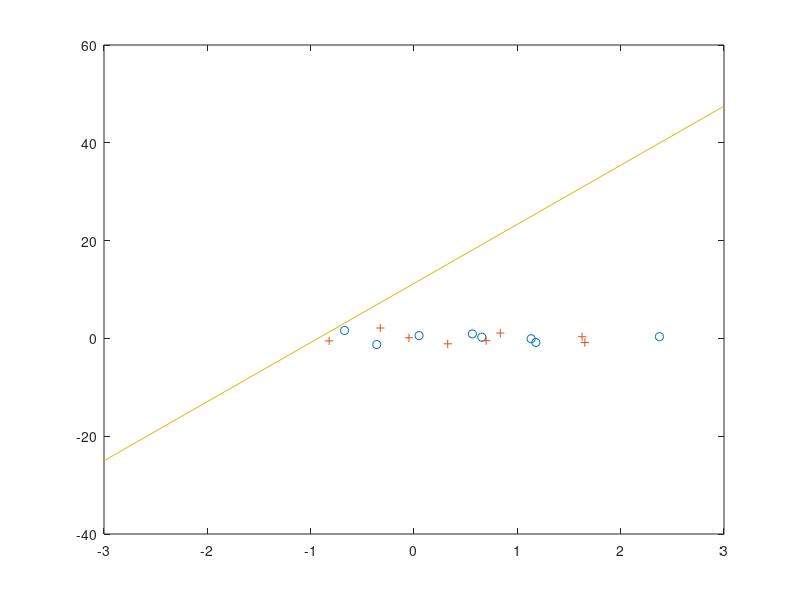

Write MATLAB code to recreate this figure.
%linear algebra term problem 5
%A=[0.2 0.5;0.3 0.7;1 2;1 3;0.9 1.4;0.4 0.3;1.1 1.2;0.8 2.2];
%B=[-1.1 2;-0.3 0.2;-0.7 0.9;-2 0.4;-1.3 1.4;-2.2 2.4;-0.7 1.7;-1.4 .6];
A=randn(8,2);
B=randn(8,2);
a=[0.5 0.5 0.5];
A=[A -ones(8,1)];
B=[B -ones(8,1)];
u=1.5;
tbarrier=1.2;
maxiter=20;
stop=0.01;
alpha=0.1;
beta=0.5;
value=[];
for j=1:8
    value=[value a*A(j,:)' a*B(j,:)'];
end
value=[value(1:2:15);value(2:2:16)];
if -min(value(1,:))>max(value(2,:))
    S=-min(value(1,:))+0.1;
else
    S=max(value(2,:))+0.1;
end
for i=1:maxiter
    %gradient method
    sum1=0;
    sum2=0;
    sum3=0;
    for j=1:8
        sum1=sum1-A(j,1)/(a*A(j,:)'+S)+B(j,1)/(-a*B(j,:)'+S);
        sum2=sum2-A(j,2)/(a*A(j,:)'+S)+B(j,2)/(-a*B(j,:)'+S);
        sum3=sum3+1/(a*A(j,:)'+S)-1/(-a*B(j,:)'+S);
    end
    gradient=-[sum1;sum2;sum3];    %gradient step
    while 1      %stop criterion of gradient descent method
        %backtracking line search
        func=tbarrier*S;
        for j=1:8
            func=func-log(a*A(j,:)'+S)-log(-a*B(j,:)'+S);
        end
        tline=1;
        atemp=a+tline*gradient';               %A+t*deltaA
        value=[];
        functemp=tbarrier*S;
        for j=1:8
            functemp=functemp-log(atemp*A(j,:)'+S)-log(-atemp*B(j,:)'+S);
        end
        while functemp>func+alpha*tline*-gradient'*gradient
            tline=beta*tline;
            atemp=a+tline*gradient';
            functemp=tbarrier*S;
            for j=1:8
                functemp=functemp-log(atemp*A(j,:)'+S)-log(-atemp*B(j,:)'+S);
            end
        end
        a=a+tline*gradient';
        sum1=0;
        sum2=0;
        sum3=0;
        for j=1:8
            sum1=sum1-A(j,1)/(a*A(j,:)'+S)+B(j,1)/(-a*B(j,:)'+S);
            sum2=sum2-A(j,2)/(a*A(j,:)'+S)+B(j,2)/(-a*B(j,:)'+S);
            sum3=sum3+1/(a*A(j,:)'+S)-1/(-a*B(j,:)'+S);
        end
        gradient=-[sum1;sum2;sum3];
        if norm(gradient)<0.01
            break;
        end
        value=[];
        for j=1:8
            value=[value a*A(j,:)' a*B(j,:)'];
        end
        value=[value(1:2:15);value(2:2:16)];
        if -min(value(1,:))>max(value(2,:))
            S=-min(value(1,:))+0.1;
        else
            S=max(value(2,:))+0.1;
        end
        vals=tbarrier*S;
        for j=1:8
            vals=vals-log(a*A(j,:)'+S)-log(-a*B(j,:)'+S);
        end
        if vals>func
            break;
        end;
        if S<0
            break;
        end
    end
        if (17/tbarrier)<stop
            break;
        end
    tbarrier=tbarrier*u;
    value=[];
    for j=1:8
        value=[value a*A(j,:)' a*B(j,:)'];
    end
    value=[value(1:2:15);value(2:2:16)];
    if -min(value(1,:))>max(value(2,:))
        S=-min(value(1,:))+0.1;
    else
        S=max(value(2,:))+0.1;
    end
    if S<0
        break;
    end
end
 plot(B(:,1),B(:,2),'o');
 hold;
 plot(A(:,1),A(:,2),'+');
 x=-3:3;
 plot(x,a(1)*x-a(3));
 hold;